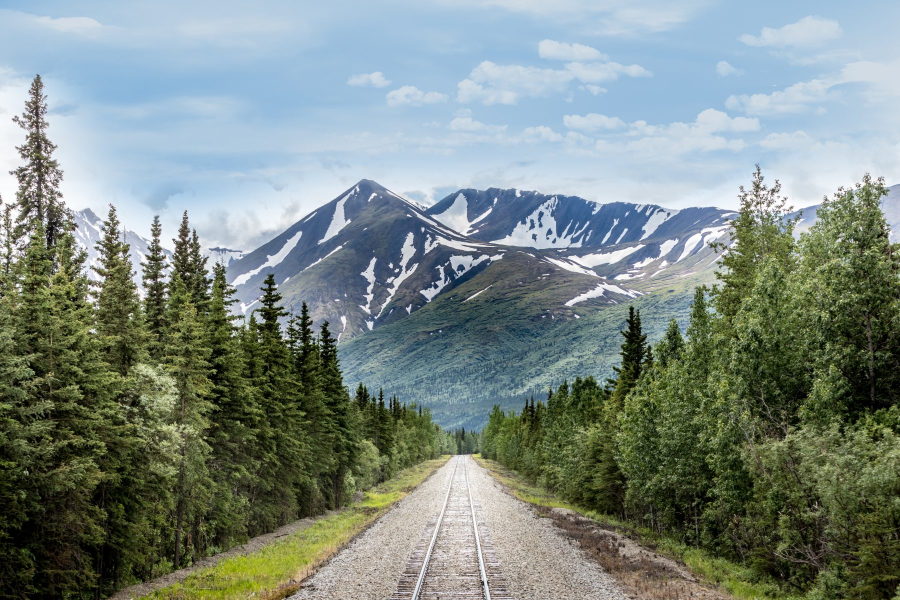
#> input picture OpenCV/Alaska.jpg, 1800 x 1200 px (shown at 1/2 size)
$ python Intro-Bitwise-Operations.py
#> lines starting #> are read from the running program, lines starting #| are printed output that depends on the picture; after the words box and inside, x2 and y2 are one past the last pixel; in counts of white or black regions, pixels touching at a corner belong together
import numpy as np
import cv2

img1 = np.zeros((250, 500, 3), np.uint8)
img1 = cv2.rectangle(img1, (200, 0), (300, 100), (255, 255, 255), -1)
img2 = cv2.imread("Alaska.jpg")
#> img2 is the input picture: shape (1200, 1800, 3); mean B, G, R 131.4, 137.2, 124.3
img2 = cv2.resize(img2, (500, 250))
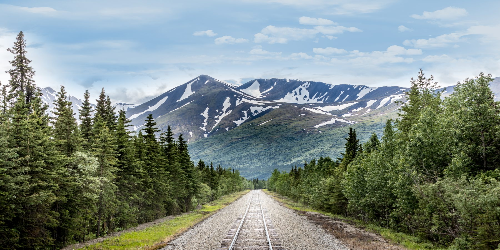
#> img2: shape (250, 500, 3); mean B, G, R 131.3, 137.2, 124.2

bitAnd = cv2.bitwise_and(img2, img1)
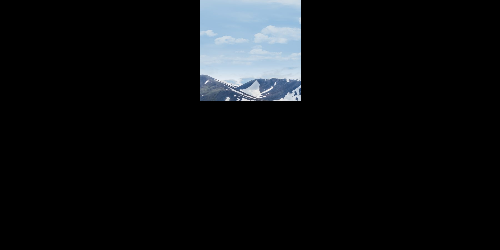
#> bitAnd: shape (250, 500, 3); mean B, G, R 17.1, 15.3, 13.3
bitOr = cv2.bitwise_or(img2, img1)
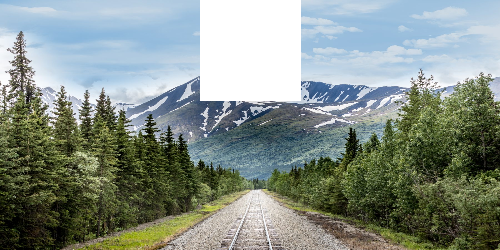
#> bitOr: shape (250, 500, 3); mean B, G, R 135, 142.7, 131.7
bitNot1 = cv2.bitwise_not(img1)
bitNot2 = cv2.bitwise_not(img2)
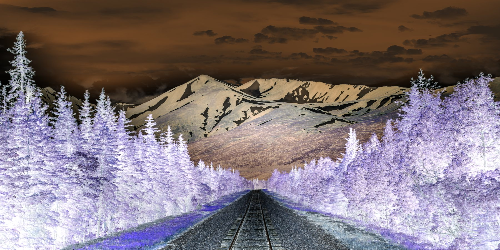
#> bitNot2: shape (250, 500, 3); mean B, G, R 123.7, 117.8, 130.8
bitXor = cv2.bitwise_xor(img2, img1)
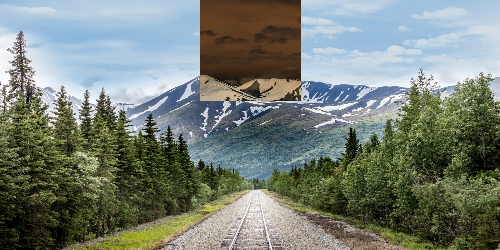
#> bitXor: shape (250, 500, 3); mean B, G, R 117.9, 127.4, 118.4

cv2.imshow("img1", img1)
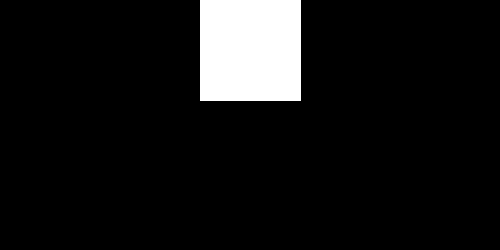
#> window 'img1': shape (250, 500, 3); 8.2% white; 1 white region, box (x1, y1, x2, y2) and area: (200, 0, 301, 101) 10201
cv2.imshow("img2", img2)
cv2.imshow("bitAnd", bitAnd)
cv2.imshow("bitOr", bitOr)
cv2.imshow("bitNot1", bitNot1)
cv2.imshow("bitNot2", bitNot2)
cv2.imshow("bitXor", bitXor)

cv2.waitKey(0) & 0xFF
cv2.destroyAllWindows()

$ run again, with OpenCV/Gradient.jpg copied over OpenCV/Alaska.jpg
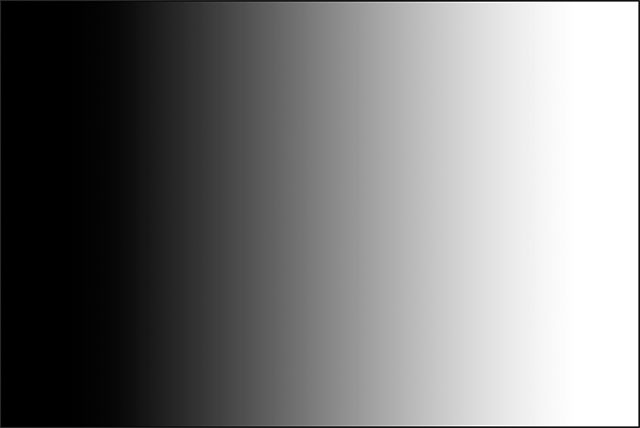
#> input picture OpenCV/Gradient.jpg, 640 x 428 px
#> img2 is the input picture: shape (428, 640, 3); min 0, max 255, mean 125.2
#> img2: shape (250, 500, 3)
#> `bitNot2 = cv2.bitwise_not(img2)`:
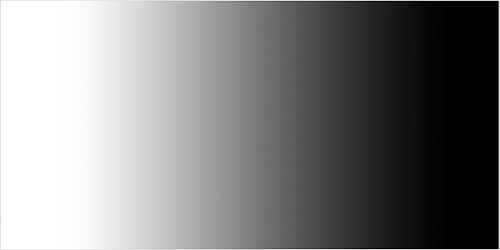
#> bitNot2: shape (250, 500, 3); min 0, max 255, mean 129.8
#> `bitXor = cv2.bitwise_xor(img2, img1)`:
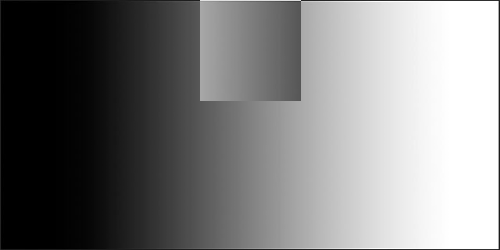
#> bitXor: shape (250, 500, 3); min 0, max 255, mean 125.2

$ run again, with OpenCV/Sudoku.jpg copied over OpenCV/Alaska.jpg
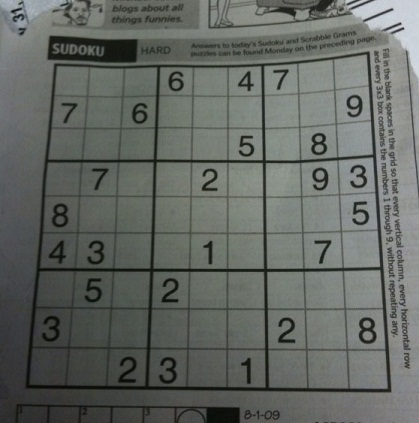
#> input picture OpenCV/Sudoku.jpg, 419 x 423 px
#> img2 is the input picture: shape (423, 419, 3); mean B, G, R 98.9, 103.6, 99.4
#> img2: shape (250, 500, 3)
#> `bitNot2 = cv2.bitwise_not(img2)`:
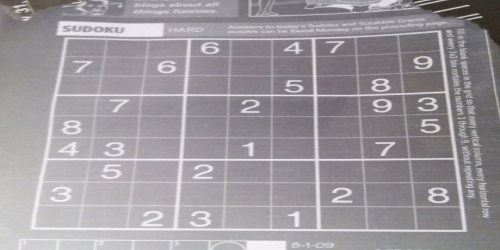
#> bitNot2: shape (250, 500, 3); mean B, G, R 156.2, 151.5, 155.7
#> `bitXor = cv2.bitwise_xor(img2, img1)`:
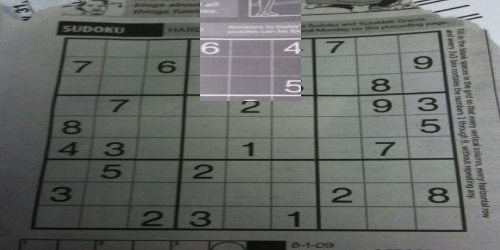
#> bitXor: shape (250, 500, 3); mean B, G, R 102.3, 105.8, 102.5
